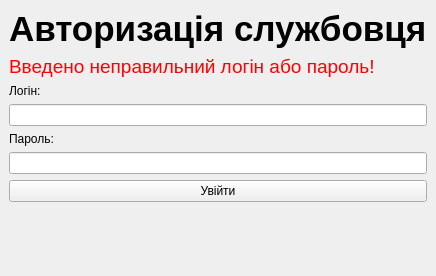
<?xml version="1.0" encoding="UTF-8"?>
<ui version="4.0">
 <class>AuthorizationWindow</class>
 <widget class="QMainWindow" name="AuthorizationWindow">
  <property name="geometry">
   <rect>
    <x>0</x>
    <y>0</y>
    <width>395</width>
    <height>276</height>
   </rect>
  </property>
  <property name="windowTitle">
   <string>Авторизація службовця</string>
  </property>
  <widget class="QWidget" name="centralwidget">
   <layout class="QGridLayout" name="gridLayout">
    <item row="4" column="1">
     <widget class="QLabel" name="passwordLabel">
      <property name="text">
       <string>Пароль:</string>
      </property>
     </widget>
    </item>
    <item row="3" column="1">
     <widget class="QLineEdit" name="loginLineEdit"/>
    </item>
    <item row="5" column="1">
     <widget class="QLineEdit" name="passwordLineEdit">
      <property name="echoMode">
       <enum>QLineEdit::Password</enum>
      </property>
     </widget>
    </item>
    <item row="0" column="1">
     <widget class="QLabel" name="authorizationLabel">
      <property name="font">
       <font>
        <pointsize>26</pointsize>
        <bold>true</bold>
       </font>
      </property>
      <property name="text">
       <string>Авторизація службовця</string>
      </property>
     </widget>
    </item>
    <item row="6" column="1">
     <widget class="QPushButton" name="signInPushButton">
      <property name="text">
       <string>Увійти</string>
      </property>
     </widget>
    </item>
    <item row="3" column="2">
     <spacer name="horizontalSpacer_2">
      <property name="orientation">
       <enum>Qt::Horizontal</enum>
      </property>
      <property name="sizeHint" stdset="0">
       <size>
        <width>80</width>
        <height>20</height>
       </size>
      </property>
     </spacer>
    </item>
    <item row="1" column="1">
     <widget class="QLabel" name="authorizationErrorLabel">
      <property name="enabled">
       <bool>true</bool>
      </property>
      <property name="font">
       <font>
        <pointsize>14</pointsize>
       </font>
      </property>
      <property name="styleSheet">
       <string notr="true">color:rgb(255, 0, 0);</string>
      </property>
      <property name="text">
       <string>Введено неправильний логін або пароль!</string>
      </property>
     </widget>
    </item>
    <item row="7" column="1">
     <spacer name="verticalSpacer">
      <property name="orientation">
       <enum>Qt::Vertical</enum>
      </property>
      <property name="sizeType">
       <enum>QSizePolicy::Expanding</enum>
      </property>
      <property name="sizeHint" stdset="0">
       <size>
        <width>10</width>
        <height>10</height>
       </size>
      </property>
     </spacer>
    </item>
    <item row="3" column="0">
     <spacer name="horizontalSpacer">
      <property name="orientation">
       <enum>Qt::Horizontal</enum>
      </property>
      <property name="sizeHint" stdset="0">
       <size>
        <width>80</width>
        <height>20</height>
       </size>
      </property>
     </spacer>
    </item>
    <item row="2" column="1">
     <widget class="QLabel" name="loginLabel">
      <property name="text">
       <string>Логін:</string>
      </property>
     </widget>
    </item>
   </layout>
  </widget>
  <widget class="QMenuBar" name="menubar">
   <property name="geometry">
    <rect>
     <x>0</x>
     <y>0</y>
     <width>395</width>
     <height>22</height>
    </rect>
   </property>
  </widget>
 </widget>
 <resources/>
 <connections/>
</ui>
